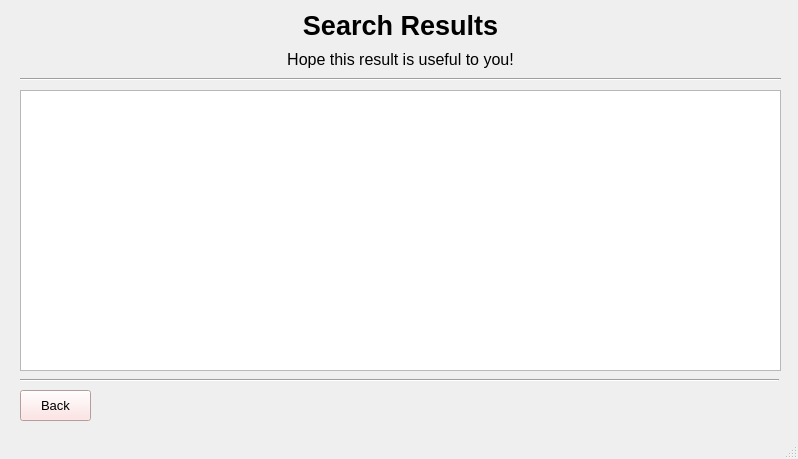
<?xml version="1.0" encoding="UTF-8"?>
<ui version="4.0">
 <class>MainWindow</class>
 <widget class="QMainWindow" name="MainWindow">
  <property name="geometry">
   <rect>
    <x>0</x>
    <y>0</y>
    <width>798</width>
    <height>459</height>
   </rect>
  </property>
  <property name="windowTitle">
   <string>Airbnb US - Finder</string>
  </property>
  <property name="windowIcon">
   <iconset>
    <normaloff>../image/logo.png</normaloff>../image/logo.png</iconset>
  </property>
  <widget class="QWidget" name="centralwidget">
   <widget class="QWidget" name="verticalLayoutWidget">
    <property name="geometry">
     <rect>
      <x>20</x>
      <y>10</y>
      <width>761</width>
      <height>71</height>
     </rect>
    </property>
    <layout class="QVBoxLayout" name="verticalLayout">
     <item>
      <widget class="QLabel" name="label">
       <property name="text">
        <string>&lt;html&gt;&lt;head/&gt;&lt;body&gt;&lt;p align=&quot;center&quot;&gt;&lt;span style=&quot; font-size:20pt; font-weight:600;&quot;&gt;Search Results&lt;/span&gt;&lt;/p&gt;&lt;/body&gt;&lt;/html&gt;</string>
       </property>
      </widget>
     </item>
     <item>
      <widget class="QLabel" name="label_2">
       <property name="text">
        <string>&lt;html&gt;&lt;head/&gt;&lt;body&gt;&lt;p align=&quot;center&quot;&gt;&lt;span style=&quot; font-size:12pt;&quot;&gt;Hope this result is useful to you!&lt;/span&gt;&lt;/p&gt;&lt;/body&gt;&lt;/html&gt;</string>
       </property>
      </widget>
     </item>
     <item>
      <widget class="Line" name="line">
       <property name="orientation">
        <enum>Qt::Horizontal</enum>
       </property>
      </widget>
     </item>
    </layout>
   </widget>
   <widget class="QPushButton" name="pushButtonBack">
    <property name="geometry">
     <rect>
      <x>20</x>
      <y>390</y>
      <width>71</width>
      <height>31</height>
     </rect>
    </property>
    <property name="font">
     <font>
      <pointsize>10</pointsize>
     </font>
    </property>
    <property name="styleSheet">
     <string notr="true">background:rgb(255, 220, 220)</string>
    </property>
    <property name="text">
     <string>Back</string>
    </property>
   </widget>
   <widget class="Line" name="line_2">
    <property name="geometry">
     <rect>
      <x>20</x>
      <y>370</y>
      <width>759</width>
      <height>20</height>
     </rect>
    </property>
    <property name="orientation">
     <enum>Qt::Horizontal</enum>
    </property>
   </widget>
   <widget class="QTableWidget" name="tableWidget">
    <property name="geometry">
     <rect>
      <x>20</x>
      <y>90</y>
      <width>761</width>
      <height>281</height>
     </rect>
    </property>
   </widget>
  </widget>
  <widget class="QMenuBar" name="menubar">
   <property name="geometry">
    <rect>
     <x>0</x>
     <y>0</y>
     <width>798</width>
     <height>18</height>
    </rect>
   </property>
  </widget>
  <widget class="QStatusBar" name="statusbar"/>
 </widget>
 <resources/>
 <connections/>
</ui>
